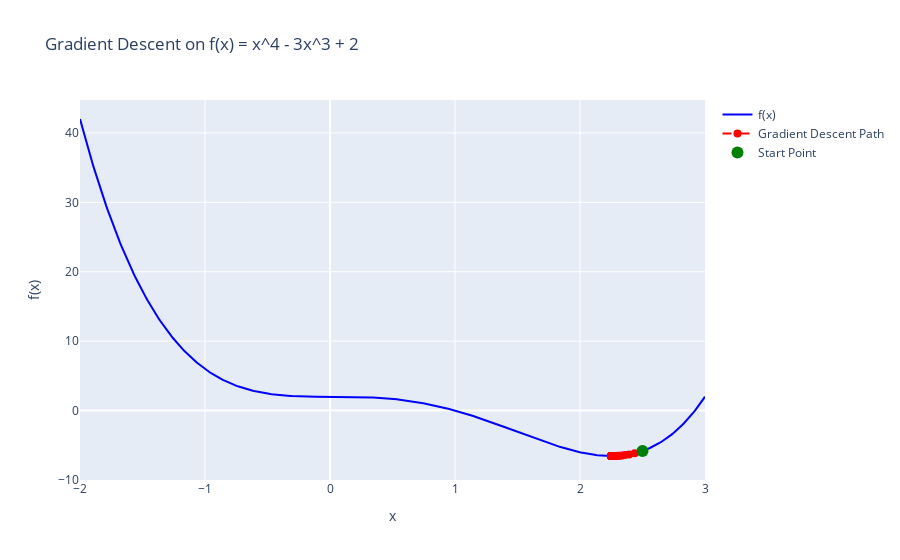

The code cell stored with this chart in its notebook:
### Code cell
# Set up the initial point, learning rate, and number of steps
start_x = 2.5
learning_rate = 0.01
num_steps = 100

# Perform gradient descent
path, gradient = gradient_descent(start_x, learning_rate, num_steps)

# Generate y values for the path of gradient descent
path_y_vals = f(path)

# Create the plot using Plotly
fig = go.Figure()

# Plot the function
fig.add_trace(go.Scatter(x=x_vals, y=y_vals, mode='lines', name='f(x)', line=dict(color='blue')))

# Plot the gradient descent steps
fig.add_trace(go.Scatter(x=path, y=path_y_vals, mode='markers+lines', name='Gradient Descent Path',
                         line=dict(color='red', dash='dash'), marker=dict(color='red', size=8)))

# Highlight the starting point
fig.add_trace(go.Scatter(x=[start_x], y=[f(start_x)], mode='markers', name='Start Point',
                         marker=dict(color='green', size=12)))

# Set plot layout
fig.update_layout(title='Gradient Descent on f(x) = x^4 - 3x^3 + 2',
                  xaxis_title='x', yaxis_title='f(x)',
                  showlegend=True)

# Show the interactive plot
fig.show()

### Figure 1 — Plotly figure (JSON) as saved in the notebook; plotly's stock layout.template omitted (floating-point values rounded to 4 significant figures; data arrays with more than 128 entries replaced by an {"elided": "..."} marker saying what was removed)
{"data": [{"line": {"color": "blue"}, "mode": "lines", "name": "f(x)", "type": "scatter", "x": {"elided": "500 float values"}, "y": {"elided": "500 float values"}}, {"line": {"color": "red", "dash": "dash"}, "marker": {"color": "red", "size": 8}, "mode": "markers+lines", "name": "Gradient Descent Path", "type": "scatter", "x": [2.5, 2.438, 2.393, 2.36, 2.336, 2.317, 2.303, 2.291, 2.283, 2.276, 2.271, 2.266, 2.263, 2.26, 2.258, 2.257, 2.255, 2.254, 2.253, 2.253, 2.252, 2.252, 2.251, 2.251, 2.251, 2.251, 2.251, 2.25, 2.25, 2.25, 2.25, 2.25, 2.25, 2.25, 2.25, 2.25, 2.25, 2.25, 2.25, 2.25, 2.25, 2.25, 2.25, 2.25, 2.25, 2.25, 2.25, 2.25, 2.25, 2.25, 2.25, 2.25, 2.25, 2.25, 2.25, 2.25, 2.25, 2.25, 2.25, 2.25, 2.25, 2.25, 2.25, 2.25, 2.25, 2.25, 2.25, 2.25, 2.25, 2.25, 2.25, 2.25, 2.25, 2.25, 2.25, 2.25, 2.25, 2.25, 2.25, 2.25, 2.25, 2.25, 2.25, 2.25, 2.25, 2.25, 2.25, 2.25, 2.25, 2.25, 2.25, 2.25, 2.25, 2.25, 2.25, 2.25, 2.25, 2.25, 2.25, 2.25, 2.25], "y": [-5.812, -6.146, -6.318, -6.412, -6.465, -6.496, -6.514, -6.525, -6.532, -6.536, -6.539, -6.54, -6.541, -6.542, -6.542, -6.543, -6.543, -6.543, -6.543, -6.543, -6.543, -6.543, -6.543, -6.543, -6.543, -6.543, -6.543, -6.543, -6.543, -6.543, -6.543, -6.543, -6.543, -6.543, -6.543, -6.543, -6.543, -6.543, -6.543, -6.543, -6.543, -6.543, -6.543, -6.543, -6.543, -6.543, -6.543, -6.543, -6.543, -6.543, -6.543, -6.543, -6.543, -6.543, -6.543, -6.543, -6.543, -6.543, -6.543, -6.543, -6.543, -6.543, -6.543, -6.543, -6.543, -6.543, -6.543, -6.543, -6.543, -6.543, -6.543, -6.543, -6.543, -6.543, -6.543, -6.543, -6.543, -6.543, -6.543, -6.543, -6.543, -6.543, -6.543, -6.543, -6.543, -6.543, -6.543, -6.543, -6.543, -6.543, -6.543, -6.543, -6.543, -6.543, -6.543, -6.543, -6.543, -6.543, -6.543, -6.543, -6.543]}, {"marker": {"color": "green", "size": 12}, "mode": "markers", "name": "Start Point", "type": "scatter", "x": [2.5], "y": [-5.812]}], "layout": {"autosize": true, "showlegend": true, "title": {"text": "Gradient Descent on f(x) = x^4 - 3x^3 + 2"}, "xaxis": {"autorange": true, "range": [-2, 3], "title": {"text": "x"}, "type": "linear"}, "yaxis": {"autorange": true, "range": [-10.92, 44.79], "title": {"text": "f(x)"}, "type": "linear"}}}
